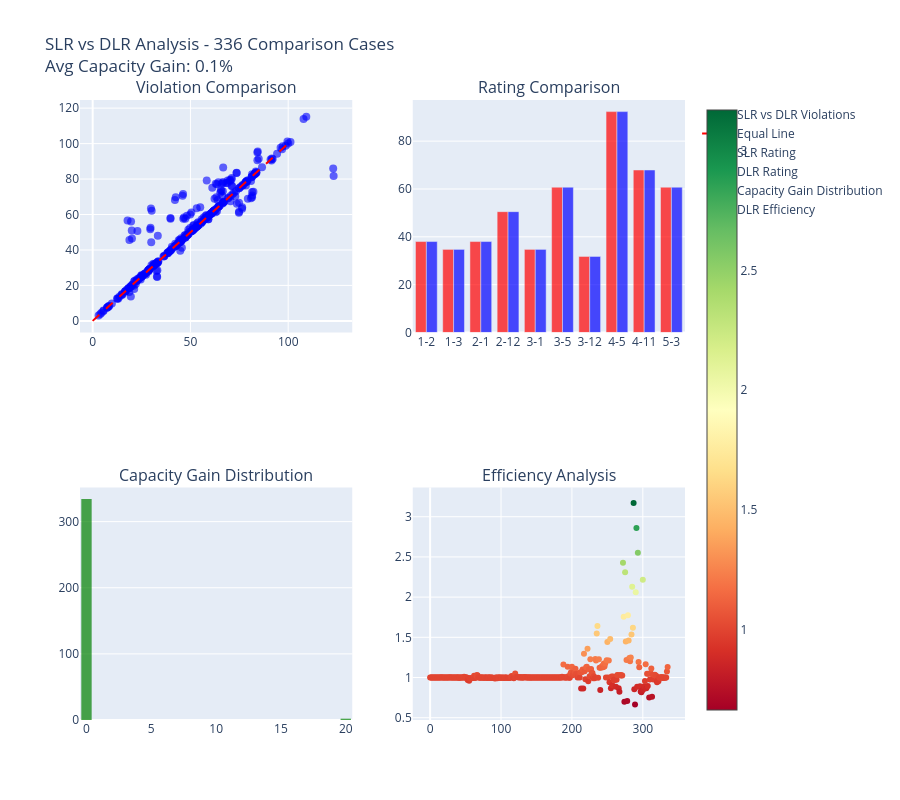

The cell this chart's notebook holds for it:
### Markdown cell above
## SLR vs DLR Comparison Analysis

Let's analyze the differences between Static Line Ratings (SLR) and Dynamic Line Ratings (DLR).

### Code cell
# SLR vs DLR Comparison Analysis
def create_slr_dlr_comparison(comparison_df):
    """Create comprehensive SLR vs DLR comparison visualization"""
    
    if comparison_df.empty:
        fig = go.Figure()
        fig.add_annotation(
            text="No SLR/DLR comparison data available<br>(Requires contingency case data)",
            xref="paper", yref="paper", x=0.5, y=0.5, showarrow=False,
            font=dict(size=16)
        )
        fig.update_layout(title="SLR vs DLR Comparison - No Data Available", height=400)
        return fig, {}
    
    # Calculate metrics
    avg_slr_violation = comparison_df['SLR_VIO'].mean()
    avg_dlr_violation = comparison_df['DLR_VIO'].mean()
    capacity_gain = ((comparison_df['DLR_RATE'] - comparison_df['SLR_RATE']) / comparison_df['SLR_RATE'] * 100).mean()
    
    # Create subplots
    fig = make_subplots(
        rows=2, cols=2,
        subplot_titles=('Violation Comparison', 'Rating Comparison', 
                       'Capacity Gain Distribution', 'Efficiency Analysis'),
        specs=[[{"type": "scatter"}, {"type": "bar"}],
               [{"type": "histogram"}, {"type": "scatter"}]]
    )
    
    # Violation comparison
    fig.add_trace(
        go.Scatter(x=comparison_df['SLR_VIO'], y=comparison_df['DLR_VIO'],
                  mode='markers', name='SLR vs DLR Violations',
                  marker=dict(size=8, color='blue', opacity=0.6)),
        row=1, col=1
    )
    fig.add_trace(
        go.Scatter(x=[0, 100], y=[0, 100], mode='lines', 
                  name='Equal Line', line=dict(dash='dash', color='red')),
        row=1, col=1
    )
    
    # Rating comparison (sample branches)
    sample_branches = comparison_df.head(10)
    x_labels = [f"{int(row['From_Bus'])}-{int(row['To_Bus'])}" for _, row in sample_branches.iterrows()]
    
    fig.add_trace(
        go.Bar(x=x_labels, y=sample_branches['SLR_RATE'], 
              name='SLR Rating', marker_color='red', opacity=0.7),
        row=1, col=2
    )
    fig.add_trace(
        go.Bar(x=x_labels, y=sample_branches['DLR_RATE'], 
              name='DLR Rating', marker_color='blue', opacity=0.7),
        row=1, col=2
    )
    
    # Capacity gain distribution
    capacity_gains = (comparison_df['DLR_RATE'] - comparison_df['SLR_RATE']) / comparison_df['SLR_RATE'] * 100
    fig.add_trace(
        go.Histogram(x=capacity_gains, nbinsx=20, name='Capacity Gain Distribution',
                    marker_color='green', opacity=0.7),
        row=2, col=1
    )
    
    # Efficiency analysis
    efficiency_metric = comparison_df['DLR_VIO'] / comparison_df['SLR_VIO'].replace(0, 1)
    fig.add_trace(
        go.Scatter(x=comparison_df.index, y=efficiency_metric,
                  mode='markers', name='DLR Efficiency',
                  marker=dict(size=6, color=efficiency_metric, 
                             colorscale='RdYlGn', showscale=True)),
        row=2, col=2
    )
    
    fig.update_layout(
        title=f"SLR vs DLR Analysis - {len(comparison_df)} Comparison Cases<br>" +
              f"Avg Capacity Gain: {capacity_gain:.1f}%",
        height=800,
        showlegend=True
    )
    
    return fig, {
        'avg_slr_violation': avg_slr_violation,
        'avg_dlr_violation': avg_dlr_violation,
        'capacity_gain': capacity_gain,
        'comparison_cases': len(comparison_df)
    }

# Create SLR vs DLR comparison
if 'comparison_df' in locals():
    slr_dlr_fig, slr_dlr_stats = create_slr_dlr_comparison(comparison_df)
    slr_dlr_fig.show()
    
    if slr_dlr_stats:
        print("🔄 **SLR vs DLR Analysis Results:**")
        print("=" * 40)
        print(f"📊 Comparison Cases: {slr_dlr_stats['comparison_cases']}")
        print(f"📉 Average SLR Violation: {slr_dlr_stats['avg_slr_violation']:.1f}%")
        print(f"📈 Average DLR Violation: {slr_dlr_stats['avg_dlr_violation']:.1f}%")
        print(f"🚀 Average Capacity Gain: {slr_dlr_stats['capacity_gain']:.1f}%")
        print()
        print("💡 **Insights:**")
        print("   • DLR typically allows higher capacity utilization")
        print("   • Weather conditions significantly impact line ratings")
        print("   • Dynamic ratings can reduce violations under favorable conditions")
    else:
        print("ℹ️  No comparison data available - requires contingency case analysis")
else:
    print("❌ No comparison data available")

### Figure 1 — Plotly figure (JSON) as saved in the notebook; plotly's stock layout.template omitted (floating-point values rounded to 4 significant figures; data arrays with more than 128 entries replaced by an {"elided": "..."} marker saying what was removed)
{"data": [{"marker": {"color": "blue", "opacity": 0.6, "size": 8}, "mode": "markers", "name": "SLR vs DLR Violations", "type": "scatter", "x": {"elided": "336 float values"}, "xaxis": "x", "y": {"elided": "336 float values"}, "yaxis": "y"}, {"line": {"color": "red", "dash": "dash"}, "mode": "lines", "name": "Equal Line", "type": "scatter", "x": [0, 100], "xaxis": "x", "y": [0, 100], "yaxis": "y"}, {"marker": {"color": "red"}, "name": "SLR Rating", "opacity": 0.7, "type": "bar", "x": ["1-2", "1-3", "2-1", "2-12", "3-1", "3-5", "3-12", "4-5", "4-11", "5-3"], "xaxis": "x2", "y": [38.02, 34.75, 38.02, 50.52, 34.75, 60.74, 31.8, 92.34, 67.94, 60.74], "yaxis": "y2"}, {"marker": {"color": "blue"}, "name": "DLR Rating", "opacity": 0.7, "type": "bar", "x": ["1-2", "1-3", "2-1", "2-12", "3-1", "3-5", "3-12", "4-5", "4-11", "5-3"], "xaxis": "x2", "y": [38.02, 34.75, 38.02, 50.52, 34.75, 60.74, 31.8, 92.34, 67.94, 60.74], "yaxis": "y2"}, {"marker": {"color": "green"}, "name": "Capacity Gain Distribution", "nbinsx": 20, "opacity": 0.7, "type": "histogram", "x": {"elided": "336 float values"}, "xaxis": "x3", "yaxis": "y3"}, {"marker": {"color": {"elided": "336 float values"}, "colorscale": [[0, "rgb(165,0,38)"], [0.1, "rgb(215,48,39)"], [0.2, "rgb(244,109,67)"], [0.3, "rgb(253,174,97)"], [0.4, "rgb(254,224,139)"], [0.5, "rgb(255,255,191)"], [0.6, "rgb(217,239,139)"], [0.7, "rgb(166,217,106)"], [0.8, "rgb(102,189,99)"], [0.9, "rgb(26,152,80)"], [1, "rgb(0,104,55)"]], "showscale": true, "size": 6}, "mode": "markers", "name": "DLR Efficiency", "type": "scatter", "x": {"elided": "336 int values"}, "xaxis": "x4", "y": {"elided": "336 float values"}, "yaxis": "y4"}], "layout": {"annotations": [{"font": {"size": 16}, "showarrow": false, "text": "Violation Comparison", "x": 0.225, "xanchor": "center", "xref": "paper", "y": 1, "yanchor": "bottom", "yref": "paper"}, {"font": {"size": 16}, "showarrow": false, "text": "Rating Comparison", "x": 0.775, "xanchor": "center", "xref": "paper", "y": 1, "yanchor": "bottom", "yref": "paper"}, {"font": {"size": 16}, "showarrow": false, "text": "Capacity Gain Distribution", "x": 0.225, "xanchor": "center", "xref": "paper", "y": 0.375, "yanchor": "bottom", "yref": "paper"}, {"font": {"size": 16}, "showarrow": false, "text": "Efficiency Analysis", "x": 0.775, "xanchor": "center", "xref": "paper", "y": 0.375, "yanchor": "bottom", "yref": "paper"}], "height": 800, "showlegend": true, "title": {"text": "SLR vs DLR Analysis - 336 Comparison Cases<br>Avg Capacity Gain: 0.1%"}, "xaxis": {"anchor": "y", "domain": [0, 0.45]}, "xaxis2": {"anchor": "y2", "domain": [0.55, 1]}, "xaxis3": {"anchor": "y3", "domain": [0, 0.45]}, "xaxis4": {"anchor": "y4", "domain": [0.55, 1]}, "yaxis": {"anchor": "x", "domain": [0.625, 1]}, "yaxis2": {"anchor": "x2", "domain": [0.625, 1]}, "yaxis3": {"anchor": "x3", "domain": [0, 0.375]}, "yaxis4": {"anchor": "x4", "domain": [0, 0.375]}}}
